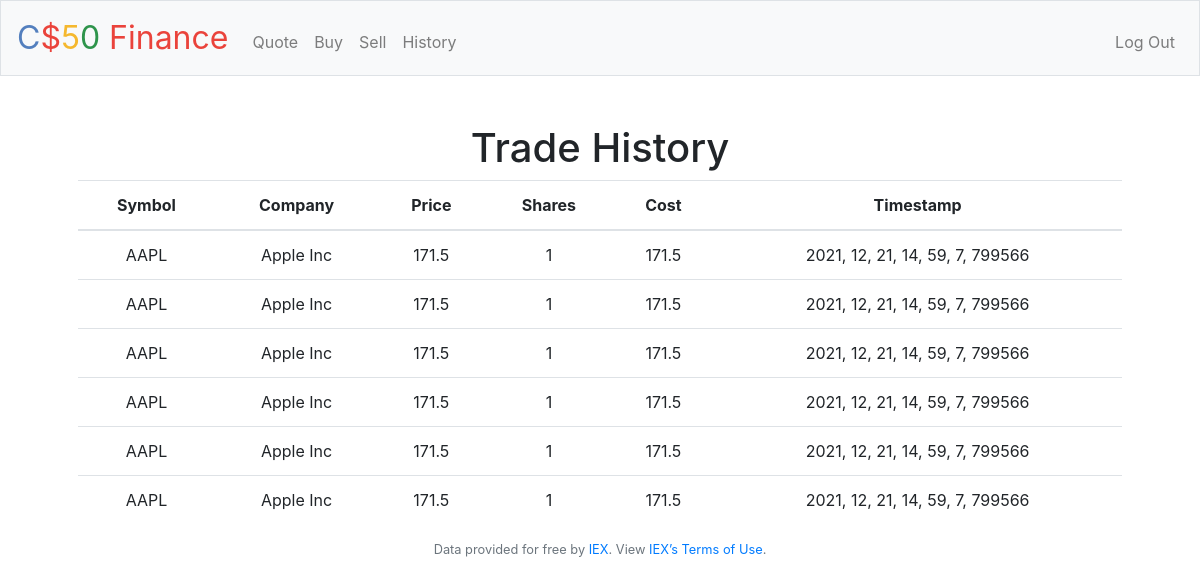
Screenshot of /history (signed in) with the database file from the repository.
### tables this page shows
CREATE TABLE "transactions" (
	"id"	INTEGER NOT NULL,
	"userid"	INTEGER NOT NULL,
	"symbol"	TEXT NOT NULL,
	"companyName"	TEXT NOT NULL,
	"price"	NUMERIC NOT NULL,
	"shares"	INTEGER NOT NULL,
	"cost"	NUMERIC NOT NULL,
	"timestamp"	TEXT NOT NULL,
	PRIMARY KEY("id"),
	FOREIGN KEY("userid") REFERENCES "users"("id")
);

### app.py (the view)
@app.route("/history")
@login_required
def history():
    trades = db.execute("SELECT symbol, companyName, price, shares, cost, timestamp \
                         FROM transactions WHERE id =?", session["user_id"])
    return render_template("history.html", trades=trades[0] )

### app.py (called while the page is built)
@app.after_request
def after_request(response):
    response.headers["Cache-Control"] = "no-cache, no-store, must-revalidate"
    response.headers["Expires"] = 0
    response.headers["Pragma"] = "no-cache"
    return response

### helpers.py (called while the page is built)
def login_required(f):
    @wraps(f)
    def decorated_function(*args, **kwargs):
        if session.get("user_id") is None:
            return redirect("/login")
        return f(*args, **kwargs)
    return decorated_function

### templates/history.html (shortened to what this page needs)
{% extends "layout.html" %}
{% block main %}
    <h1>Trade History</h1>
    <table class="table">
        <thead>
            <tr>
                <th>Symbol</th>
                <th>Company</th>
                <th>Price</th>
                <th>Shares</th>
                <th>Cost</th>
                <th>Timestamp</th>
            </tr>
        </thead>
        <tbody>
            {% for trade in trades %}
            <tr>
                <td>{{ trades["symbol"] }}</td>
                <td>{{ trades["companyName"] }}</td>
                <td>{{ trades["price"] }}</td>
                <td>{{ trades["shares"] }}</td>
                <td>{{ trades["cost"] }}</td>
                <td>{{ trades["timestamp"] }}</td>
            </tr>
            {% endfor %}
        </tbody>
{% endblock %}

### templates/layout.html (shortened to what this page needs)
<!DOCTYPE html>
<html lang="en">
    <head>
        <link rel="stylesheet" href="https://cdn.jsdelivr.net/npm/bootstrap@4.5.3/dist/css/bootstrap.min.css">
        <link href="/static/styles.css" rel="stylesheet">
    </head>
    <body>
        <nav class="navbar navbar-expand-md navbar-light bg-light border">
            <a class="navbar-brand" href="/"><span class="blue">C</span><span class="red">$</span><span class="yellow">5</span><span class="green">0</span> <span class="red">Finance</span></a>
            <div class="collapse navbar-collapse" id="navbar">
                {% if session.user_id %}
                    <ul class="navbar-nav mr-auto mt-2">
                        <li class="nav-item"><a class="nav-link" href="/quote">Quote</a></li>
                        <li class="nav-item"><a class="nav-link" href="/buy">Buy</a></li>
                        <li class="nav-item"><a class="nav-link" href="/sell">Sell</a></li>
                        <li class="nav-item"><a class="nav-link" href="/history">History</a></li>
                    </ul>
                    <ul class="navbar-nav ml-auto mt-2">
                        <li class="nav-item"><a class="nav-link" href="/logout">Log Out</a></li>
                    </ul>
                {% else %}
                    <ul class="navbar-nav ml-auto mt-2">
                        <li class="nav-item"><a class="nav-link" href="/register">Register</a></li>
                        <li class="nav-item"><a class="nav-link" href="/login">Log In</a></li>
                    </ul>
                {% endif %}
            </div>
        </nav>
        <main class="container p-5">
            {% block main %}{% endblock %}
        </main>
        <footer class="small text-center text-muted">
            Data provided for free by <a href="https://iextrading.com/developer">IEX</a>. View <a href="https://iextrading.com/api-exhibit-a/">IEX’s Terms of Use</a>.
        </footer>
    </body>
</html>

### static/styles.css (style rules this page uses)
nav .navbar-brand { font-size: xx-large; }
nav .navbar-brand .blue { color: #537fbe; }
nav .navbar-brand .red { color: #ea433b; }
nav .navbar-brand .yellow { color: #f5b82e; }
nav .navbar-brand .green { color: #2e944b; }
main { overflow-x: auto; text-align: center; }

### rows the page displays
transactions: symbol "AAPL" "AAPL" "AAPL" "AAPL" "AAPL" "AAPL", companyName "Apple Inc" "Apple Inc" "Apple Inc" "Apple Inc" "Apple Inc" "Apple Inc", price "171.5" "171.5" "171.5" "171.5" "171.5" "171.5", shares "1" "1" "1" "1" "1" "1", cost "171.5" "171.5" "171.5" "171.5" "171.5" "171.5", timestamp "2021, 12, 21, 14, 59, 7, 799566" "2021, 12, 21, 14, 59, 7, 799566" "2021, 12, 21, 14, 59, 7, 799566" "2021, 12, 21, 14, 59, 7, 799566" "2021, 12, 21, 14, 59, 7, 799566" "2021, 12, 21, 14, 59, 7, 799566"
